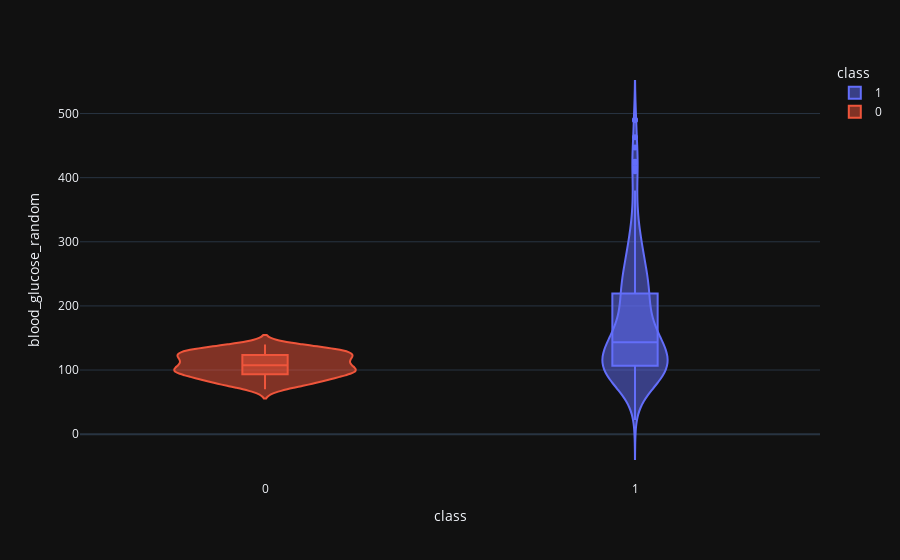

Notebook code cell kept with this figure:
### Code cell
violin('blood_glucose_random')

### Figure 1 — Plotly figure (JSON) as saved in the notebook; plotly's stock layout.template omitted (floating-point values rounded to 4 significant figures; data arrays with more than 128 entries replaced by an {"elided": "..."} marker saying what was removed)
{"data": [{"alignmentgroup": "True", "box": {"visible": true}, "hovertemplate": "class=%{x}<br>blood_glucose_random=%{y}<extra></extra>", "legendgroup": "1", "marker": {"color": "#636efa"}, "name": "1", "offsetgroup": "1", "orientation": "v", "scalegroup": "True", "showlegend": true, "type": "violin", "x": {"elided": "250 int values"}, "x0": " ", "xaxis": "x", "y": {"elided": "250 float values"}, "y0": " ", "yaxis": "y"}, {"alignmentgroup": "True", "box": {"visible": true}, "hovertemplate": "class=%{x}<br>blood_glucose_random=%{y}<extra></extra>", "legendgroup": "0", "marker": {"color": "#EF553B"}, "name": "0", "offsetgroup": "0", "orientation": "v", "scalegroup": "True", "showlegend": true, "type": "violin", "x": {"elided": "150 int values"}, "x0": " ", "xaxis": "x", "y": {"elided": "150 float values"}, "y0": " ", "yaxis": "y"}], "layout": {"legend": {"title": {"text": "class"}, "tracegroupgap": 0}, "margin": {"t": 60}, "violinmode": "overlay", "xaxis": {"anchor": "y", "categoryarray": [1, 0], "categoryorder": "array", "domain": [0, 1], "title": {"text": "class"}}, "yaxis": {"anchor": "x", "domain": [0, 1], "title": {"text": "blood_glucose_random"}}}}
